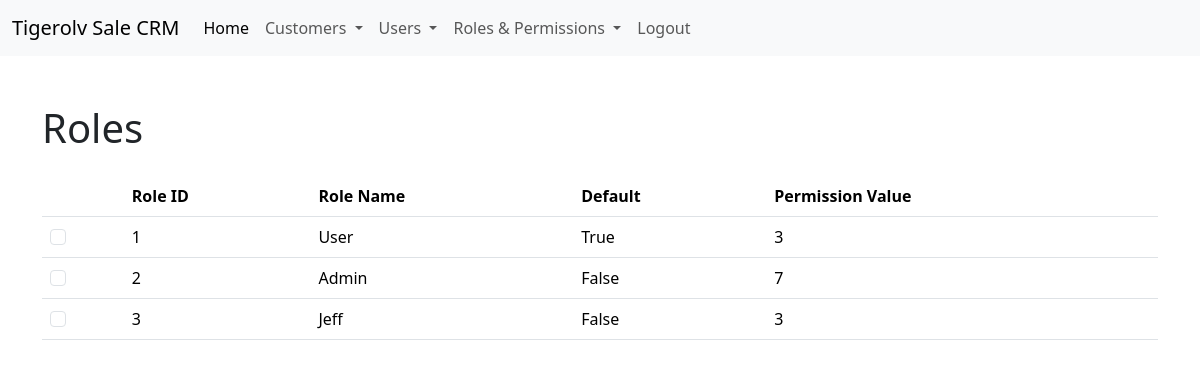
The page /security/roles/ (signed in) on the database as committed earlier.
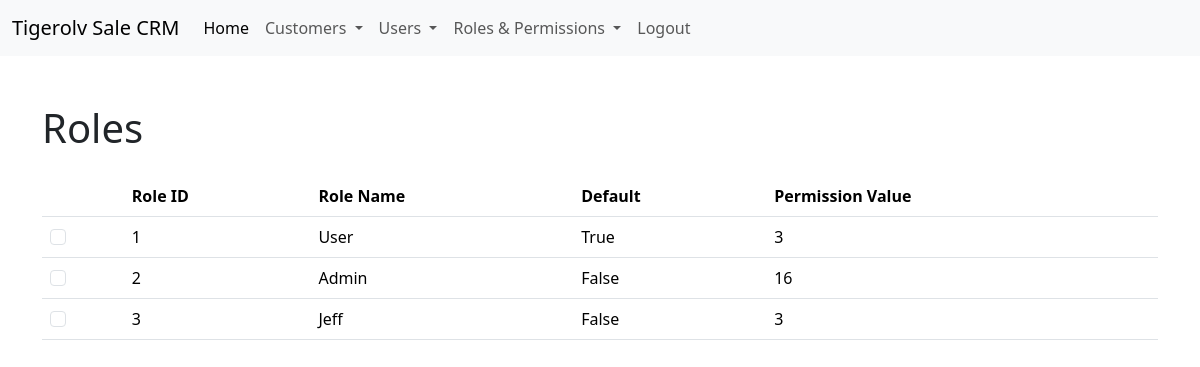
The same page on the database as committed later.
### app/models.py (models this page shows, shortened)
class Role(db.Model):
    __tablename__ = 'role'
    RoleId = db.Column(db.Integer,primary_key=True)
    Name = db.Column(db.String(64))
    Default = db.Column(db.Boolean,default=False,index=True)
    Permissions = db.Column(db.Integer)

### app/main/views.py (the view)
@main.route('/security/roles/', methods=['GET'])
@login_required
@permission_required(Permission.VIEW)
def view_roles():
    try:
        logging.info('Rendering roles page')
        roles = Role.query.all()
        logging.info('Roles loaded from database')
        return render_template('roles.html', roles=roles)
    except:
        logging.error('Issue rendering roles page')
        return render_template('error.html',message= 'There was an issue rendering roles page')

### app/auth/views.py (called while the page is built)
@auth.before_app_request
def before_request():
    if current_user.is_authenticated:
        if not current_user.Confirmed \
                and request.blueprint != 'auth' \
                and request.endpoint != 'static':
            return redirect(url_for('auth.unconfirmed'))

### app/models.py (called while the page is built)
    @login_manager.user_loader
    def load_user(user_id):
        return User.query.get(int(user_id))

    def can(self,permissions):
        return self.Role is not None and (self.Role & permissions) == permissions

### app/templates/roles.html (shortened to what this page needs)
{% extends 'base.html' %}
{% block body %}
    <div class="container">
        <h1 class="mt-5 mb-4">Roles</h1>
        <table class="table table-hover">
            <thead>
            <tr>
                <th scope="col"></th>
                <th scope="col">Role ID</th>
                <th scope="col">Role Name</th>
                <th scope="col">Default</th>
                <th scope="col">Permission Value</th>
            </tr>
            </thead>
            <tbody>
                {% for role in roles %}
                <tr>
                    <td><input class="form-check-input" type="checkbox" value="" id="flexCheckDefault"></td>
                    <td>{{ role.RoleId }}</td>
                    <td>{{ role.Name }}</td>
                    <td>{{ role.Default }}</td>
                    <td>{{ role.Permissions }}</td>
                </tr>
                {% endfor %}
            </tbody>
        </table>
    </div>
{% endblock body %}

Rows that differ between the two databases and show on the page:
changed Role "Admin": Permissions "7" → "16"
